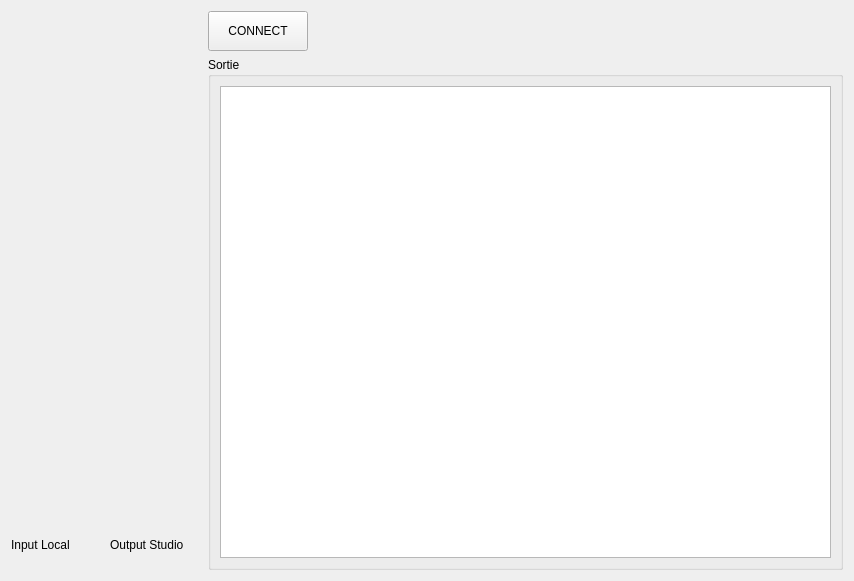
<?xml version="1.0" encoding="UTF-8"?>
<ui version="4.0">
 <class>Aoip</class>
 <widget class="QWidget" name="Aoip">
  <property name="geometry">
   <rect>
    <x>0</x>
    <y>0</y>
    <width>854</width>
    <height>581</height>
   </rect>
  </property>
  <property name="windowTitle">
   <string>Form</string>
  </property>
  <layout class="QGridLayout" name="gridLayout_3" columnstretch="3,10">
   <item row="0" column="1">
    <widget class="QPushButton" name="btnConnect">
     <property name="minimumSize">
      <size>
       <width>2</width>
       <height>40</height>
      </size>
     </property>
     <property name="maximumSize">
      <size>
       <width>100</width>
       <height>16777215</height>
      </size>
     </property>
     <property name="text">
      <string>CONNECT</string>
     </property>
     <property name="iconSize">
      <size>
       <width>16</width>
       <height>16</height>
      </size>
     </property>
    </widget>
   </item>
   <item row="1" column="0">
    <layout class="QGridLayout" name="meters" rowstretch="9,1" columnstretch="1,1">
     <item row="1" column="1">
      <widget class="QLabel" name="label_2">
       <property name="text">
        <string>Output Studio</string>
       </property>
      </widget>
     </item>
     <item row="0" column="1">
      <widget class="QWidget" name="outputMeter" native="true"/>
     </item>
     <item row="1" column="0">
      <widget class="QLabel" name="label">
       <property name="text">
        <string>Input Local</string>
       </property>
      </widget>
     </item>
     <item row="0" column="0">
      <widget class="QWidget" name="inputMeter" native="true">
       <property name="minimumSize">
        <size>
         <width>87</width>
         <height>356</height>
        </size>
       </property>
       <property name="styleSheet">
        <string notr="true"/>
       </property>
      </widget>
     </item>
    </layout>
   </item>
   <item row="1" column="1">
    <widget class="QGroupBox" name="groupBox">
     <property name="title">
      <string>Sortie</string>
     </property>
     <layout class="QGridLayout" name="gridLayout_2">
      <item row="0" column="0">
       <widget class="QTextBrowser" name="consoleOutput"/>
      </item>
     </layout>
    </widget>
   </item>
  </layout>
 </widget>
 <resources/>
 <connections/>
</ui>
